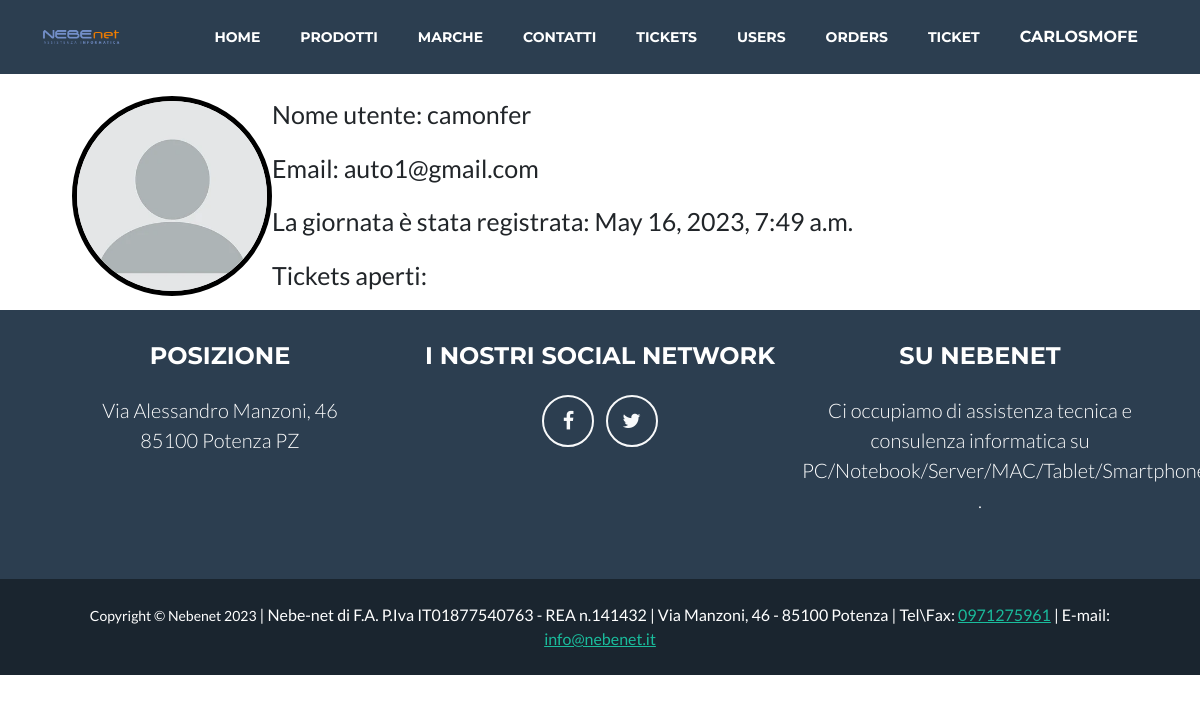
Before: /usuarios/2 (signed in) with the older database file.
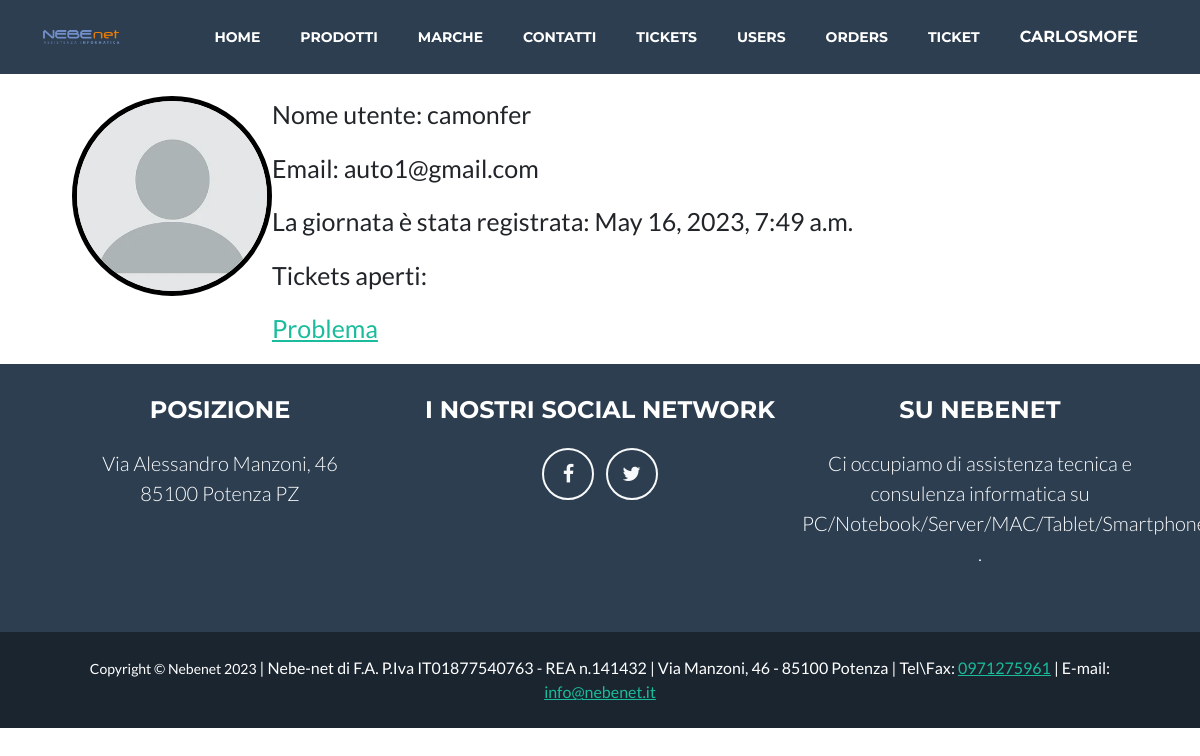
After: the same page with the newer database file.
### nebenet_app/models.py (models this page shows)
class Ticket(models.Model):
    ti_user = models.ForeignKey(settings.AUTH_USER_MODEL, on_delete=models.CASCADE)
    ti_mail = models.EmailField('Contatto email*',blank=False)
    ti_title = models.CharField('Titolo*',max_length=1000, blank=False)
    Problema = models.CharField('Descrivi il tuo problema*',max_length=1000, blank=False)
    ti_img = models.ImageField('Aggiungi uno screenshot (facoltativo)',blank=True)
    ti_personal = models.BooleanField("Trattamento dei dati personali(Obbligatorio)*",blank=False)
    ti_time = models.DateTimeField(auto_now=True)
    def __str__(self):
        return self.ti_title

### nebenet_app/views.py (the view)
# urls.py: path('usuarios/<int:pk>', User_Detail.as_view(), name="usuarios-detalles"),
class User_Detail(UserPassesTestMixin,LoginRequiredMixin, DetailView):
    model = User
    def get_context_data(self, **kwargs):
        queryset = User.objects.all()
        context_object_name = 'user'
        context = super().get_context_data(**kwargs)
        context['tickets']=Ticket.objects.filter(ti_user=self.kwargs.get("pk"))
        return context
    def test_func(self):
        if self.request.user.is_superuser:
            return True
        else:
            try:
                return User.objects.get(pk=self.request.user.pk)==User.objects.get(pk=self.kwargs.get("pk"))
            except:
                return False

### nebenet_app/templates/nebenet_app/user_detail.html (shortened to what this page needs)
{% extends 'base.html' %}
{% block content %}
<body class="bodyco">
    <center>
    <div class="divbodyco1"><img class="profilepick" {% if user.image %} src="/media/{{ user.image }}" {% else %} src="/static/assets/img/noprof.webp"{% endif %}></div>
    <ul class="ulbodyco2">
      <p>Nome utente: {{ user.username }}</p>
      <p>Email: {{ user.email }}</p>
      <p>La giornata è stata registrata: {{ user.date }}</p>
      <p>Tickets aperti:</p>
      {% for ticket in tickets %}
      <li class="noli"><a href="{% url 'tickets' %}">{{ ticket }}</a></li>
      {% endfor %}
    </ul>
    </center>
</body>
{% endblock %}

Changed rows visible on the page:
added Ticket: ti_title "Problema"
